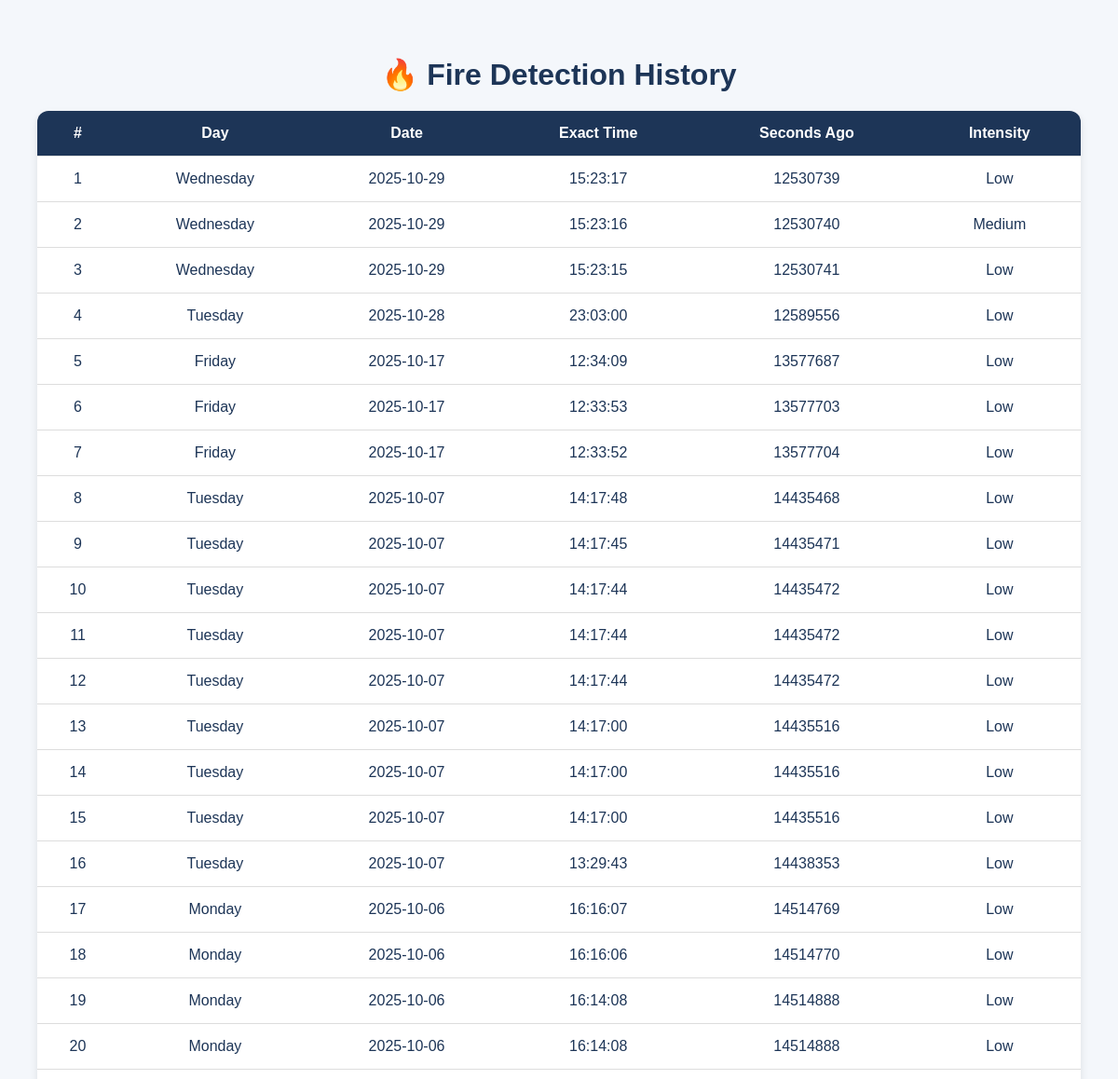
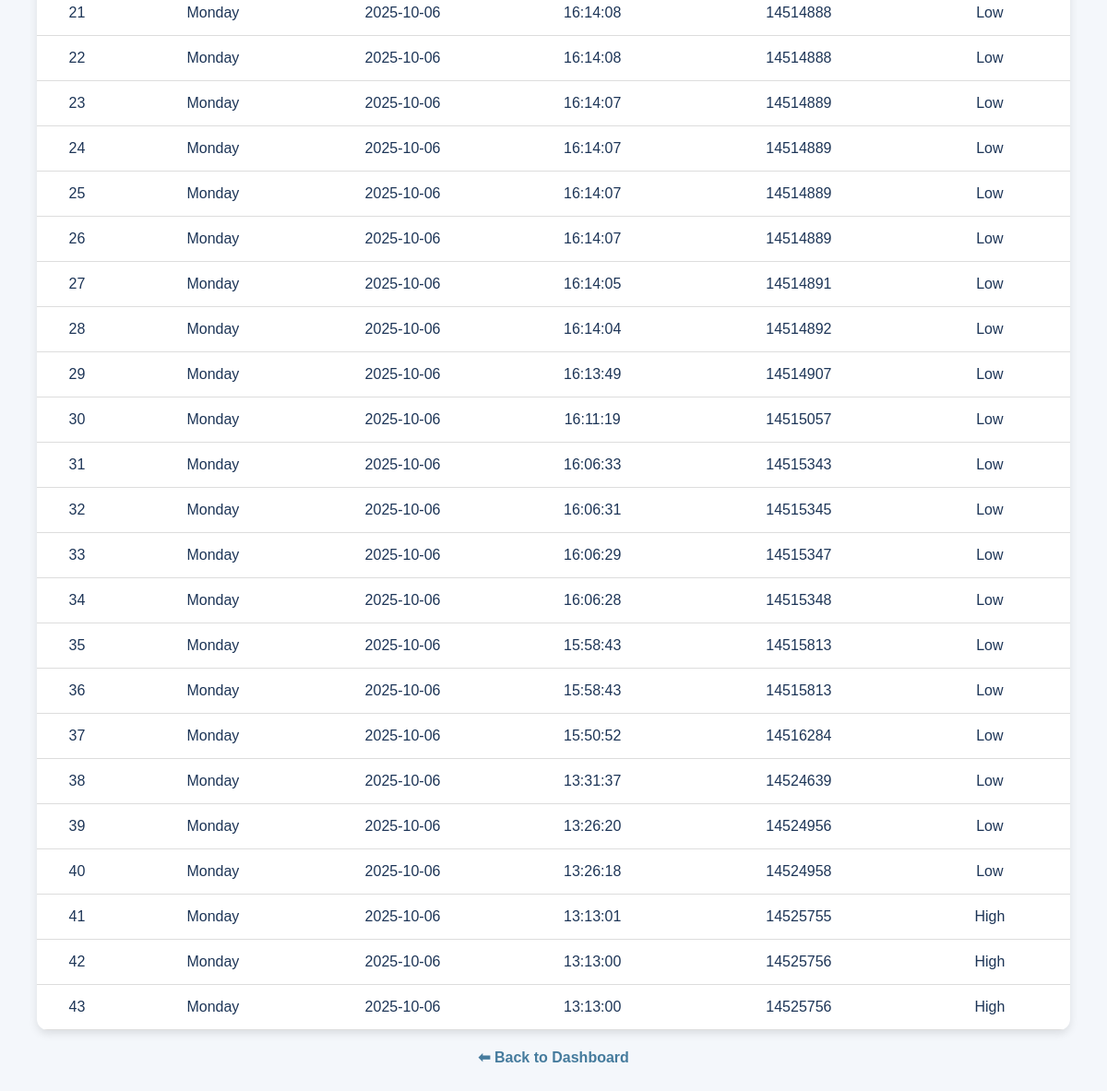
Screenshot of /history (signed in) with the database file from the repository (2 pictures, top to bottom).
### tables this page shows
CREATE TABLE detection_history (
            id INTEGER PRIMARY KEY AUTOINCREMENT,
            day TEXT,
            date TEXT,
            time TEXT,
            intensity TEXT,
            created_at DATETIME DEFAULT CURRENT_TIMESTAMP
        , seconds_ago INTEGER);

### app.py (the view)
@app.route("/history")
def history():
    if "admin" not in session:
        return redirect(url_for("login"))
    rows = fetch_history_rows()
    logs = []
    for r in rows:
        created_at_str = r[4]
        try:
            detected_time = datetime.datetime.strptime(created_at_str, "%Y-%m-%d %H:%M:%S")
            computed_seconds_ago = int((datetime.datetime.now() - detected_time).total_seconds())
        except Exception:
            computed_seconds_ago = r[5] if r[5] is not None else 0
        logs.append({
            "day": r[0],
            "date": r[1],
            "time": r[2],
            "intensity": r[3],
            "seconds_ago": computed_seconds_ago
        })
    return render_template("history.html", logs=logs)

### utils/storage.py (called while the page is built)
def _get_connection() -> sqlite3.Connection:
    return sqlite3.connect(DB_NAME)

def fetch_history_rows() -> List[Tuple[Any, ...]]:
    conn = _get_connection()
    cursor = conn.cursor()
    cursor.execute("SELECT day, date, time, intensity, created_at, seconds_ago FROM detection_history ORDER BY id DESC")
    rows = cursor.fetchall()
    conn.close()
    return rows

### templates/history.html (shortened to what this page needs)
<!DOCTYPE html>
<html lang="en">
<head>
</head>
<body>
  <h1>🔥 Fire Detection History</h1>
  <table>
    <tr>
      <th>#</th>
      <th>Day</th>
      <th>Date</th>
      <th>Exact Time</th>
      <th>Seconds Ago</th>
      <th>Intensity</th>
    </tr>
    {% for log in logs %}
    <tr>
      <td>{{ loop.index }}</td>
      <td>{{ log.day }}</td>
      <td>{{ log.date }}</td>
      <td>{{ log.time }}</td>
      <td>{{ log.seconds_ago }}</td>
      <td>{{ log.intensity }}</td>
    </tr>
    {% endfor %}
  </table>
  <a href="/dashboard" class="back">⬅ Back to Dashboard</a>
</body>
</html>

### templates/history.html (style rules this page uses)
body { margin: 0; font-family: Arial, sans-serif; background-color: #f4f7fb; padding: 40px; color: #1d3557; }
h1 { text-align: center; margin-bottom: 20px; }
table { width: 100%; border-collapse: collapse; background: white; border-radius: 12px; overflow: hidden; box-shadow: 0 4px 10px rgba(0,0,0,0.1); }
th, td { padding: 15px; text-align: center; border-bottom: 1px solid #ddd; }
th { background-color: #1d3557; color: white; }
.back { display: block; text-align: center; margin-top: 20px; color: #457b9d; text-decoration: none; font-weight: bold; }

### rows the page displays
detection_history: day "Wednesday", date "2025-10-29", time "15:23:17", seconds_ago "12530739", intensity "Low"
detection_history: day "Wednesday", date "2025-10-29", time "15:23:16", seconds_ago "12530740", intensity "Medium"
detection_history: day "Wednesday", date "2025-10-29", time "15:23:15", seconds_ago "12530741", intensity "Low"
detection_history: day "Tuesday", date "2025-10-28", time "23:03:00", seconds_ago "12589556", intensity "Low"
detection_history: day "Friday", date "2025-10-17", time "12:34:09", seconds_ago "13577687", intensity "Low"
detection_history: day "Friday", date "2025-10-17", time "12:33:53", seconds_ago "13577703", intensity "Low"
detection_history: day "Friday", date "2025-10-17", time "12:33:52", seconds_ago "13577704", intensity "Low"
detection_history: day "Tuesday", date "2025-10-07", time "14:17:48", seconds_ago "14435468", intensity "Low"
detection_history: day "Tuesday", date "2025-10-07", time "14:17:45", seconds_ago "14435471", intensity "Low"
detection_history: day "Tuesday", date "2025-10-07", time "14:17:44", seconds_ago "14435472", intensity "Low"
detection_history: day "Tuesday", date "2025-10-07", time "14:17:44", seconds_ago "14435472", intensity "Low"
detection_history: day "Tuesday", date "2025-10-07", time "14:17:44", seconds_ago "14435472", intensity "Low"
detection_history: day "Tuesday", date "2025-10-07", time "14:17:00", seconds_ago "14435516", intensity "Low"
detection_history: day "Tuesday", date "2025-10-07", time "14:17:00", seconds_ago "14435516", intensity "Low"
detection_history: day "Tuesday", date "2025-10-07", time "14:17:00", seconds_ago "14435516", intensity "Low"
detection_history: day "Tuesday", date "2025-10-07", time "13:29:43", seconds_ago "14438353", intensity "Low"
detection_history: day "Monday", date "2025-10-06", time "16:16:07", seconds_ago "14514769", intensity "Low"
detection_history: day "Monday", date "2025-10-06", time "16:16:06", seconds_ago "14514770", intensity "Low"
detection_history: day "Monday", date "2025-10-06", time "16:14:08", seconds_ago "14514888", intensity "Low"
detection_history: day "Monday", date "2025-10-06", time "16:14:08", seconds_ago "14514888", intensity "Low"
detection_history: day "Monday", date "2025-10-06", time "16:14:08", seconds_ago "14514888", intensity "Low"
detection_history: day "Monday", date "2025-10-06", time "16:14:08", seconds_ago "14514888", intensity "Low"
detection_history: day "Monday", date "2025-10-06", time "16:14:07", seconds_ago "14514889", intensity "Low"
detection_history: day "Monday", date "2025-10-06", time "16:14:07", seconds_ago "14514889", intensity "Low"
detection_history: day "Monday", date "2025-10-06", time "16:14:07", seconds_ago "14514889", intensity "Low"
detection_history: day "Monday", date "2025-10-06", time "16:14:07", seconds_ago "14514889", intensity "Low"
detection_history: day "Monday", date "2025-10-06", time "16:14:05", seconds_ago "14514891", intensity "Low"
detection_history: day "Monday", date "2025-10-06", time "16:14:04", seconds_ago "14514892", intensity "Low"
detection_history: day "Monday", date "2025-10-06", time "16:13:49", seconds_ago "14514907", intensity "Low"
detection_history: day "Monday", date "2025-10-06", time "16:11:19", seconds_ago "14515057", intensity "Low"
detection_history: day "Monday", date "2025-10-06", time "16:06:33", seconds_ago "14515343", intensity "Low"
detection_history: day "Monday", date "2025-10-06", time "16:06:31", seconds_ago "14515345", intensity "Low"
detection_history: day "Monday", date "2025-10-06", time "16:06:29", seconds_ago "14515347", intensity "Low"
detection_history: day "Monday", date "2025-10-06", time "16:06:28", seconds_ago "14515348", intensity "Low"
detection_history: day "Monday", date "2025-10-06", time "15:58:43", seconds_ago "14515813", intensity "Low"
detection_history: day "Monday", date "2025-10-06", time "15:58:43", seconds_ago "14515813", intensity "Low"
detection_history: day "Monday", date "2025-10-06", time "15:50:52", seconds_ago "14516284", intensity "Low"
detection_history: day "Monday", date "2025-10-06", time "13:31:37", seconds_ago "14524639", intensity "Low"
detection_history: day "Monday", date "2025-10-06", time "13:26:20", seconds_ago "14524956", intensity "Low"
detection_history: day "Monday", date "2025-10-06", time "13:26:18", seconds_ago "14524958", intensity "Low"
detection_history: day "Monday", date "2025-10-06", time "13:13:01", seconds_ago "14525755", intensity "High"
detection_history: day "Monday", date "2025-10-06", time "13:13:00", seconds_ago "14525756", intensity "High"
detection_history: day "Monday", date "2025-10-06", time "13:13:00", seconds_ago "14525756", intensity "High"
